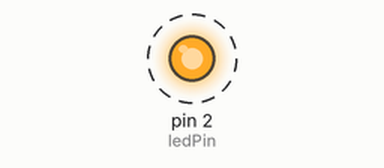
Recording of a sketch running on a simulated Arduino Uno, built with avr-gcc and run on an emulated ATmega328P. On the bench: output pins drawn as LEDs (lit = HIGH). Dashed ring = blinking. What the sketch prints to the serial monitor is not drawn.

Above: at 0.5 s.
Timing chart, 0 to 4.6 s (numbered marks = the images above):
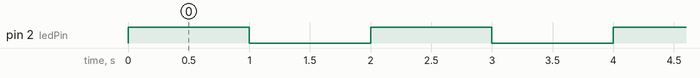

Measured:
- by itself, pin 2 (ledPin): alternates HIGH for 1.0 s and LOW for 1.0 s

The sketch:

firstProgram.ino
```cpp
int ledPin = 2;

void setup() {
  pinMode(ledPin, OUTPUT);
  Serial.begin(115200);
}

void loop() {
  Serial.println("Hello");

  digitalWrite(ledPin, HIGH);
  delay(1000);

  digitalWrite(ledPin, LOW);
  delay(1000);
}
```
